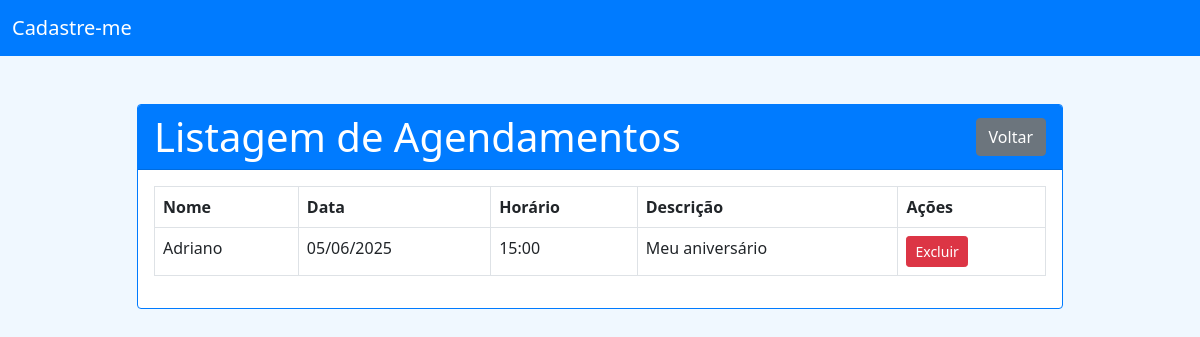
The page /listagem_agendamento/ on the database as committed earlier.
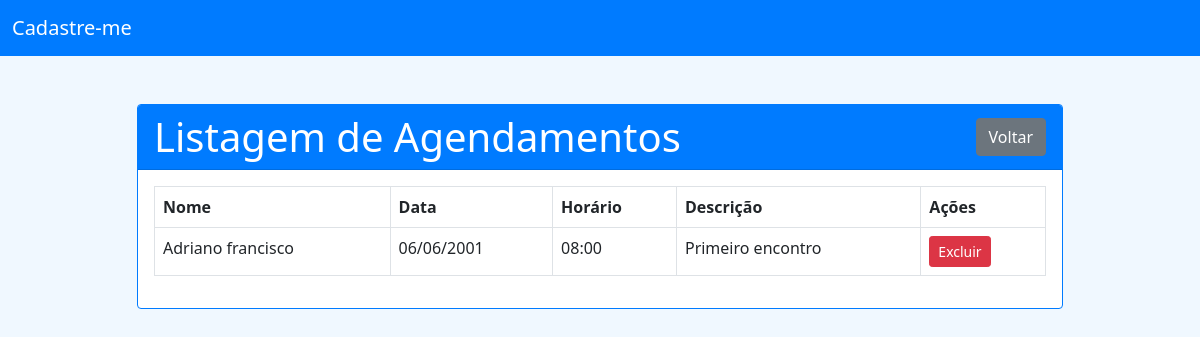
The same page on the database as committed later.
### app_cad_usuarios/models.py (models this page shows, shortened)
class Encontro(models.Model):
    usuario = models.ForeignKey(Usuario, on_delete=models.CASCADE, related_name='encontros')
    data = models.DateTimeField()
    horario = models.TimeField(default='00:00')
    descricao = models.TextField()

class Usuario(models.Model):
    id_usuario = models.AutoField(primary_key=True)
    nome = models.TextField(max_length=255)
    idade = models.IntegerField()
    bairro = models.TextField(max_length=255)
    sexo = models.TextField(max_length=10)
    cidade = models.TextField(max_length=255)

### app_cad_usuarios/views.py (the view)
# urls.py: path('listagem_agendamento/', views.listagem_simples_encontros, name='listagem_agendamento'),
def listagem_simples_encontros(request):
    encontros = Encontro.objects.all()
    return render(request, 'usuarios/listagem_agendamento.html', {'encontros': encontros})

### app_cad_usuarios/templates/usuarios/listagem_agendamento.html (shortened to what this page needs)
<!doctype html>
<html lang="en">
<head>
    <link href="https://cdn.jsdelivr.net/npm/bootstrap@5.0.2/dist/css/bootstrap.min.css" rel="stylesheet">
</head>
<body>
<nav class="navbar navbar-light">
    <div class="container-fluid">
        <a class="navbar-brand" href="#">Cadastre-me</a>
    </div>
</nav>
<div class="container mt-5">
    <div class="row justify-content-center">
        <div class="col-md-10">
            <div class="card">
                <div class="card-header d-flex justify-content-between align-items-center">
                    <h1 class="card-title mb-0">Listagem de Agendamentos</h1>
                    <button class="btn btn-secondary" onclick="location.href='{% url 'home' %}'">Voltar</button>
                </div>
                <div class="card-body">
                    {% if encontros %}
                        <table class="table table-bordered">
                            <thead>
                                <tr>
                                    <th scope="col">Nome</th>
                                    <th scope="col">Data</th>
                                    <th scope="col">Horário</th>
                                    <th scope="col">Descrição</th>
                                    <th scope="col">Ações</th>
                                </tr>
                            </thead>
                            <tbody>
                                {% for encontro in encontros %}
                                    <tr>
                                        <td>{{ encontro.usuario.nome }}</td>
                                        <td>{{ encontro.data|date:"d/m/Y" }}</td>
                                        <td>{{ encontro.horario|time:"H:i" }}</td>
                                        <td>{{ encontro.descricao }}</td>
                                        <td>
                                            <form action="{% url 'excluir_encontro' encontro.id %}" method="post" style="display:inline;">
                                                <button type="submit" class="btn btn-danger btn-sm">Excluir</button>
                                            </form>
                                        </td>
                                    </tr>
                                {% endfor %}
                            </tbody>
                        </table>
                    {% else %}
                        <p>Nenhum agendamento encontrado.</p>
                    {% endif %}
                </div>
            </div>
        </div>
    </div>
</div>
</body>
</html>

Rows that differ between the two databases and show on the page:
removed Encontro: usuario.nome "Adriano", data "05/06/2025", horario "15:00", descricao "Meu aniversário"
added Encontro: usuario.nome "Adriano francisco", data "06/06/2001", horario "08:00", descricao "Primeiro encontro"
